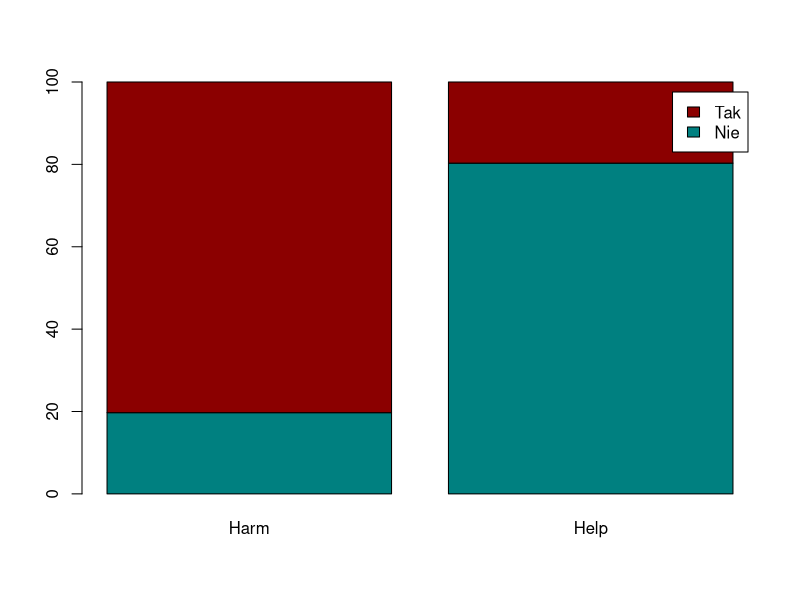

This chart was generated by the following R code:
##if (warunek){
##  wyrażenie
##} else {} ## else musi być tutaj!!!!


bond <- "Roger Moore"
if (bond == "Pierce Brosnan") {
  print("To jest najlepszy Bond!")
} else{
  print("To nie jest najlepszy Bond")
}



##for (wartość in wektor){ wyrażenie}


aktorzy <- c("Sean Connery", "Robert Downey Jr.", "Bradd Pitt")

for (aktor in aktorzy){
  cat(aktor, "jest świetnym aktorem\n")
}


plec <- c("K","M","K","K","K","M")


##ifelse(warunek, jeślitak, jeślinie)


imods <- read.csv("Dane//imodyfikatory.csv")



umyślnie <- imods[imods$Modyfikator == "Umyślnie",]

xtab <- table(umyślnie$Odpowiedź, umyślnie$Grupa)

prc_xtab <- prop.table(xtab, 2) * 100

barplot(prc_xtab, legend.text = T, col = c("#008080", "darkred"))

prc_xtab


for(i in 1:nrow(imods)){
  print(imods[i,"Płeć"])
}
